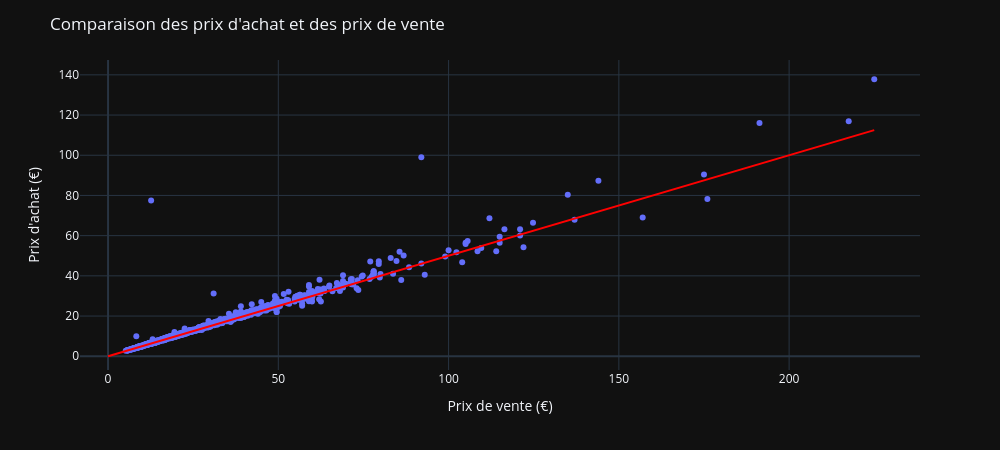

This figure's notebook cell:
### Code cell
#Graphique avec nuage de points comparant price et purchase_price
fig = px.scatter(df, x="price", y="purchase_price", hover_data=["post_title", "product_type"], labels={"price": "Prix de vente (€)", "purchase_price": "Prix d'achat (€)"})
fig.update_layout(title="Comparaison des prix d'achat et des prix de vente", width=1000, height=450)
fig.add_shape(type="line", x0=0, y0=0, x1=df["price"].max(), y1=df["price"].max()/2, line=dict(color="red", width=2))
fig.show()

### Figure 1 — Plotly figure (JSON) as saved in the notebook; plotly's stock layout.template omitted (floating-point values rounded to 4 significant figures; data arrays with more than 128 entries replaced by an {"elided": "..."} marker saying what was removed)
{"data": [{"customdata": {"elided": "825x2 str values"}, "hovertemplate": "Prix de vente (€)=%{x}<br>Prix d'achat (€)=%{y}<br>post_title=%{customdata[0]}<br>product_type=%{customdata[1]}<extra></extra>", "legendgroup": "", "marker": {"color": "#636efa", "symbol": "circle"}, "mode": "markers", "name": "", "orientation": "v", "showlegend": false, "type": "scatter", "x": {"elided": "825 float values"}, "xaxis": "x", "y": {"elided": "825 float values"}, "yaxis": "y"}], "layout": {"height": 450, "legend": {"tracegroupgap": 0}, "margin": {"t": 60}, "shapes": [{"line": {"color": "red", "width": 2}, "type": "line", "x0": 0, "x1": 225, "y0": 0, "y1": 112.5}], "title": {"text": "Comparaison des prix d'achat et des prix de vente"}, "width": 1000, "xaxis": {"anchor": "y", "domain": [0, 1], "title": {"text": "Prix de vente (€)"}}, "yaxis": {"anchor": "x", "domain": [0, 1], "title": {"text": "Prix d'achat (€)"}}}}
